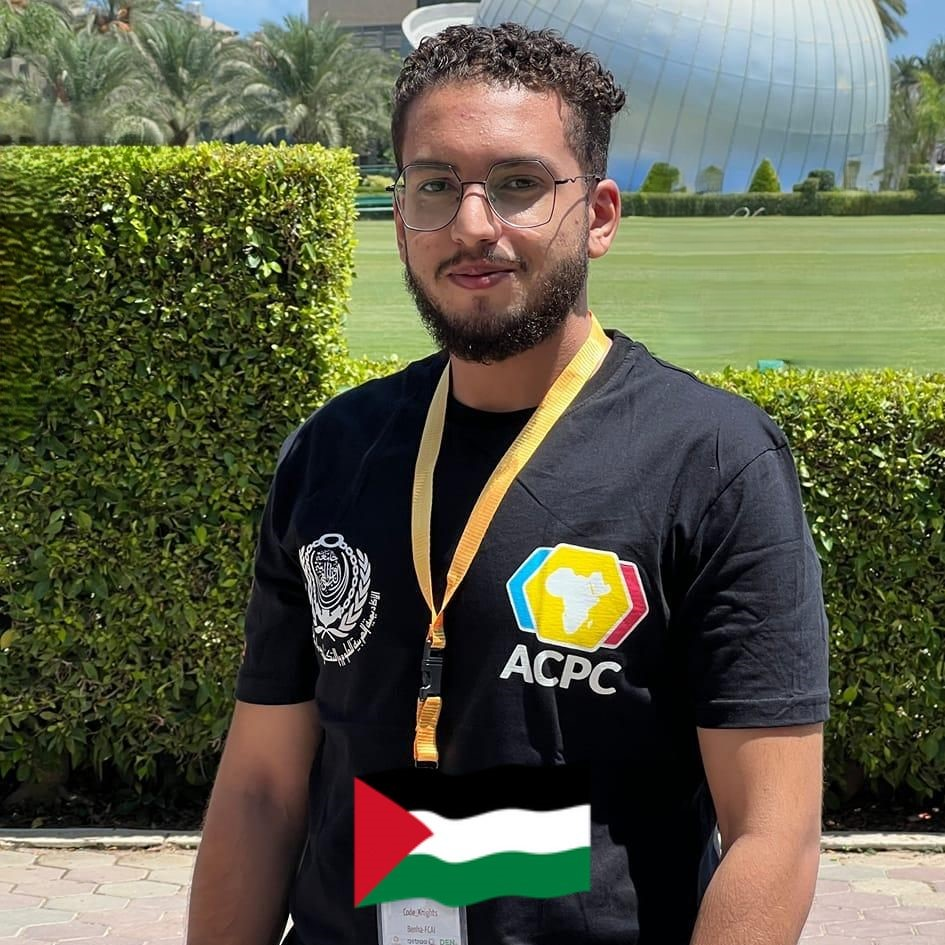
#> input picture ahmedyassertaha.jpg, 945 x 945 px
$ jupyter execute task1.ipynb
#> lines starting #> are read from the running program, lines starting #| are printed output that depends on the picture; after the words box and inside, x2 and y2 are one past the last pixel; in counts of white or black regions, pixels touching at a corner belong together
<style>h1 {background:rgb(52, 19, 83); color: white; padding: 20px; text-align: center; border-radius: 20px;}</style>
<h1>Image Processing Task 1</h1>

<style>.sign {background:rgb(0, 0, 0); color: white; padding: 20px; text-align: center; border-radius: 10px; font-family: 'Courier New', monospace; border: 2px solid #4B0082; box-shadow: 0 0 10px rgba(0, 0, 0, 0.3);}</style>
<div class="sign">
    <p><strong>Ahmed Yasser Taha Salama</strong></p>
    <p>Section: 1</p>
</div>

[cell 1]
import cv2
import numpy as np
import matplotlib.pyplot as plt

[cell 2]
image_path = 'ahmedyassertaha.jpg'
image_rgb = cv2.imread(image_path)
#> image_rgb is the input picture: shape (945, 945, 3); mean B, G, R 72.4, 92.8, 91.9

[cell 3]
image_rgb = cv2.cvtColor(image_rgb, cv2.COLOR_BGR2RGB)

[cell 4]
plt.figure(figsize=(10, 5))

plt.subplot(1, 2, 1)
plt.imshow(image_rgb)
plt.title('RGB Image')
plt.axis('off')

plt.subplot(1, 2, 2)
plt.text(0.1, 0.5, f'Shape: {image_rgb.shape}', fontsize=12, color='black')
plt.axis('off')

plt.show()

[cell 5]
gray_image = cv2.cvtColor(image_rgb, cv2.COLOR_BGR2GRAY)
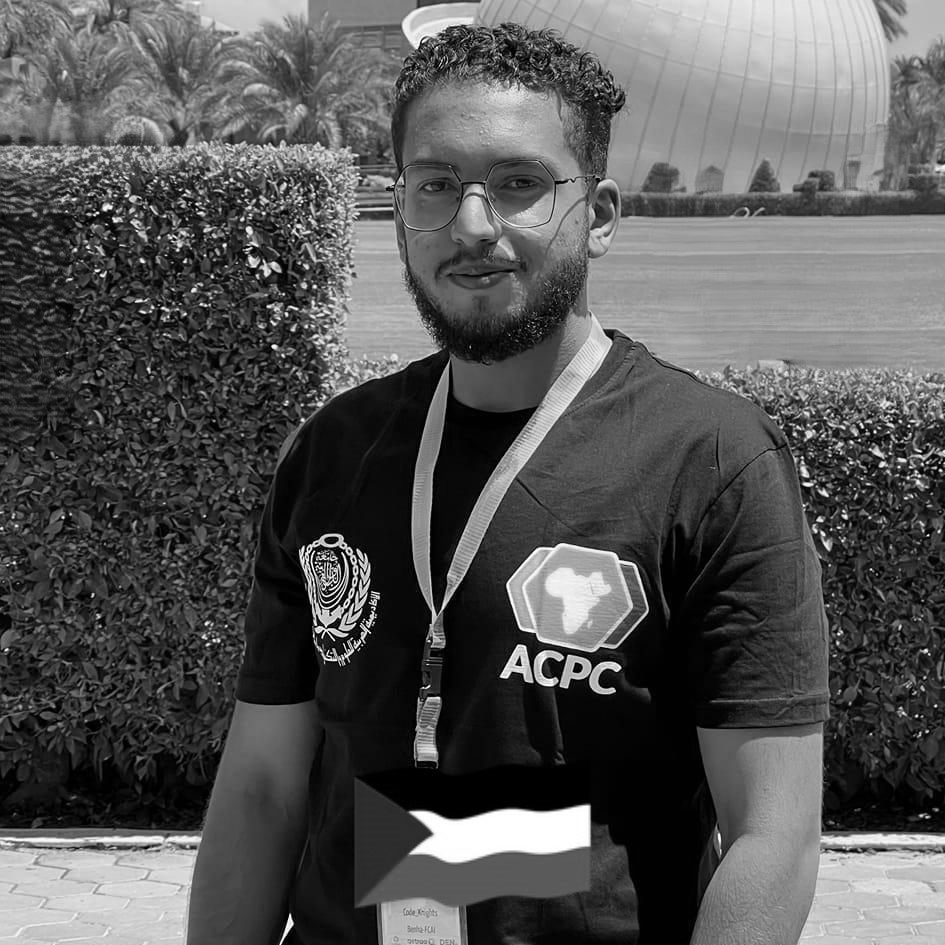
#> gray_image: shape (945, 945); min 0, max 255, mean 86.6

[cell 6]
plt.figure(figsize=(10, 5))

plt.subplot(1, 2, 1)
plt.imshow(gray_image, cmap='gray')
plt.title('Grayscale Image')
plt.axis('off')

plt.subplot(1, 2, 2)
plt.text(0.1, 0.5, f'Shape: {gray_image.shape}', fontsize=12, color='black')
plt.axis('off')

plt.show()

[cell 7]
_, binary_image = cv2.threshold(gray_image, 127, 255, cv2.THRESH_BINARY)
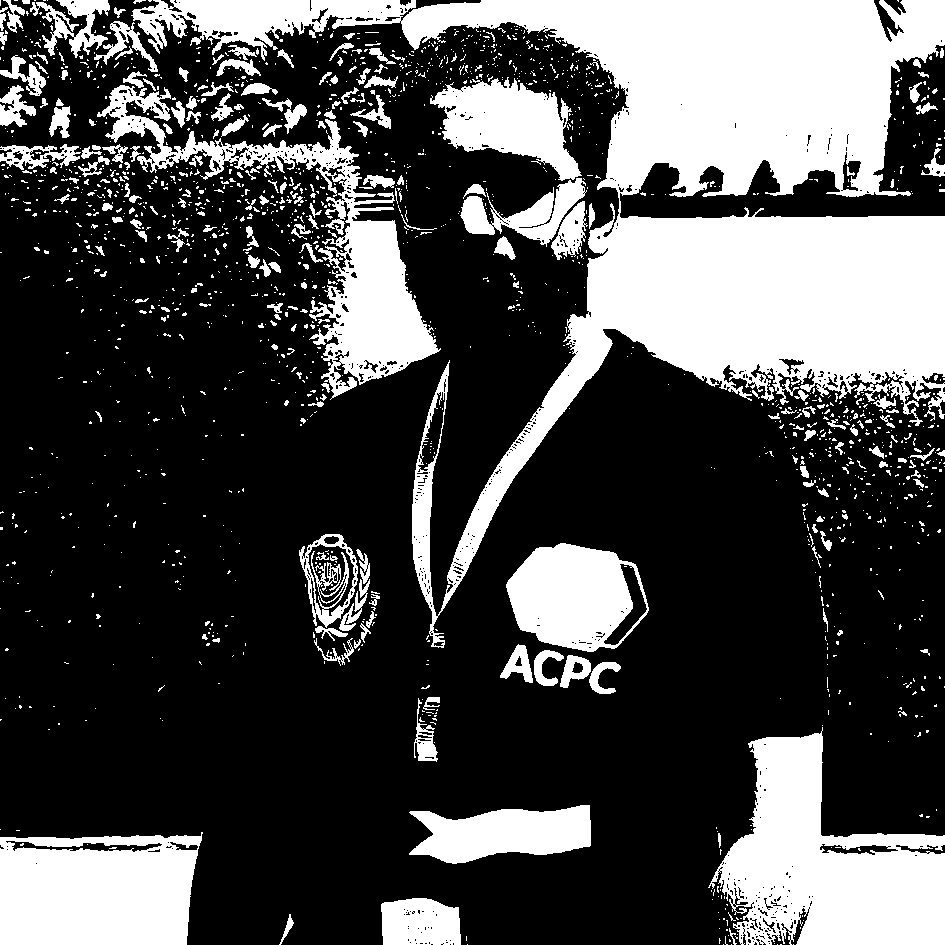
#> binary_image: shape (945, 945); 30% white; 1786 white regions (1551 under 20 px), largest, box (x1, y1, x2, y2) and area: (131, 0, 945, 648) 134402, (708, 727, 945, 945) 28631, (0, 832, 203, 945) 20002

plt.figure(figsize=(10, 5))

plt.subplot(1, 2, 1)
plt.imshow(binary_image, cmap='gray')
plt.title('Binary-Scale Image')
plt.axis('off')

plt.subplot(1, 2, 2)
plt.text(0.1, 0.5, f'Shape: {binary_image.shape}', fontsize=12, color='black')
plt.axis('off')

plt.show()
